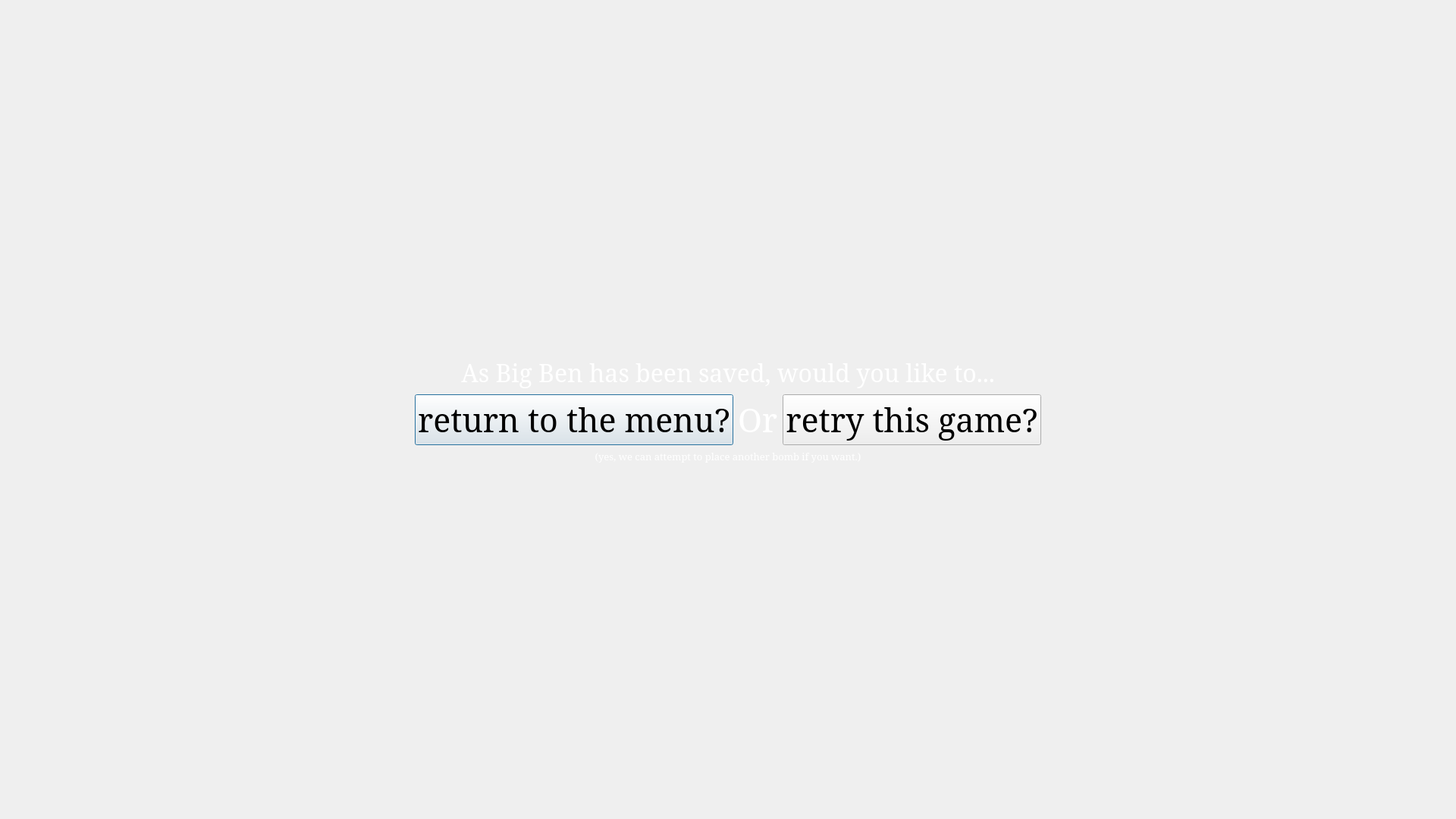
<?xml version="1.0" encoding="UTF-8"?>
<ui version="4.0">
 <class>gameOver_Holmes</class>
 <widget class="QDialog" name="gameOver_Holmes">
  <property name="geometry">
   <rect>
    <x>0</x>
    <y>0</y>
    <width>1920</width>
    <height>1080</height>
   </rect>
  </property>
  <property name="windowTitle">
   <string notr="true">Time Bomb</string>
  </property>
  <property name="styleSheet">
   <string notr="true">gameOver_Holmes  {
	border-image: url(:/resources/GameOver/newsS.jpg);
}</string>
  </property>
  <layout class="QVBoxLayout" name="verticalLayout">
   <item>
    <layout class="QVBoxLayout" name="verticalLayout_2">
     <property name="leftMargin">
      <number>2</number>
     </property>
     <property name="rightMargin">
      <number>2</number>
     </property>
     <item>
      <spacer name="verticalSpacer_4">
       <property name="orientation">
        <enum>Qt::Vertical</enum>
       </property>
       <property name="sizeHint" stdset="0">
        <size>
         <width>20</width>
         <height>40</height>
        </size>
       </property>
      </spacer>
     </item>
     <item>
      <widget class="QLabel" name="Prompt">
       <property name="font">
        <font>
         <family>Noto Serif</family>
         <pointsize>24</pointsize>
        </font>
       </property>
       <property name="styleSheet">
        <string notr="true">color:white;</string>
       </property>
       <property name="text">
        <string>As Big Ben has been saved, would you like to...</string>
       </property>
       <property name="alignment">
        <set>Qt::AlignCenter</set>
       </property>
      </widget>
     </item>
     <item>
      <layout class="QHBoxLayout" name="horizontalLayout">
       <item>
        <spacer name="horizontalSpacer_4">
         <property name="orientation">
          <enum>Qt::Horizontal</enum>
         </property>
         <property name="sizeHint" stdset="0">
          <size>
           <width>40</width>
           <height>20</height>
          </size>
         </property>
        </spacer>
       </item>
       <item>
        <widget class="QPushButton" name="Return_to_menu">
         <property name="font">
          <font>
           <family>Noto Serif</family>
           <pointsize>32</pointsize>
          </font>
         </property>
         <property name="text">
          <string>return to the menu?</string>
         </property>
        </widget>
       </item>
       <item>
        <widget class="QLabel" name="Prompt_2">
         <property name="maximumSize">
          <size>
           <width>16777215</width>
           <height>16777215</height>
          </size>
         </property>
         <property name="font">
          <font>
           <family>Noto Serif</family>
           <pointsize>32</pointsize>
          </font>
         </property>
         <property name="styleSheet">
          <string notr="true">color:white;</string>
         </property>
         <property name="text">
          <string>Or</string>
         </property>
        </widget>
       </item>
       <item>
        <widget class="QPushButton" name="Retry">
         <property name="font">
          <font>
           <family>Noto Serif</family>
           <pointsize>32</pointsize>
          </font>
         </property>
         <property name="text">
          <string>retry this game?</string>
         </property>
        </widget>
       </item>
       <item>
        <spacer name="horizontalSpacer_3">
         <property name="orientation">
          <enum>Qt::Horizontal</enum>
         </property>
         <property name="sizeHint" stdset="0">
          <size>
           <width>40</width>
           <height>20</height>
          </size>
         </property>
        </spacer>
       </item>
      </layout>
     </item>
     <item>
      <widget class="QLabel" name="Prompt_6">
       <property name="maximumSize">
        <size>
         <width>16777215</width>
         <height>21</height>
        </size>
       </property>
       <property name="font">
        <font>
         <family>Noto Serif</family>
         <pointsize>10</pointsize>
        </font>
       </property>
       <property name="styleSheet">
        <string notr="true">color:white;</string>
       </property>
       <property name="text">
        <string>(yes, we can attempt to place another bomb if you want.)</string>
       </property>
       <property name="alignment">
        <set>Qt::AlignCenter</set>
       </property>
      </widget>
     </item>
     <item>
      <spacer name="verticalSpacer_6">
       <property name="orientation">
        <enum>Qt::Vertical</enum>
       </property>
       <property name="sizeHint" stdset="0">
        <size>
         <width>20</width>
         <height>40</height>
        </size>
       </property>
      </spacer>
     </item>
    </layout>
   </item>
  </layout>
 </widget>
 <resources/>
 <connections/>
</ui>
